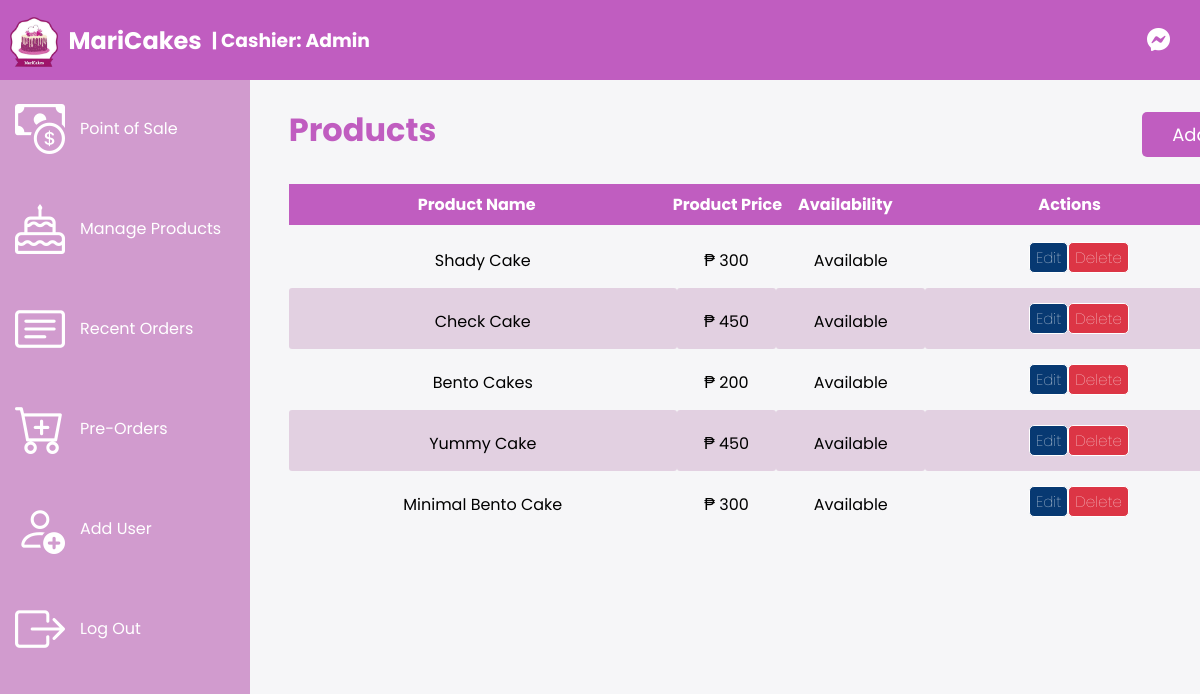
The app's page /maricakes/php/add_product.php (signed in) with its own data.
### tables this page shows
CREATE TABLE `products` (
  `pro_id` int(50) NOT NULL,
  `pro_name` varchar(50) NOT NULL,
  `pro_price` varchar(50) NOT NULL,
  `pro_img` varchar(255) NOT NULL,
  `availability` varchar(50) NOT NULL
);

### maricakes/process/product_list.php (the view)
<?php
if (mysqli_num_rows($all_products) == 0) {
    ?>
    <tr class="table-row">
        <td class="tbl-col-1">No products available</td>
        <td class="tbl-col-1">No products available</td>
        <td class="tbl-col-1">No products available</td>
        <td class="tbl-col-1">No products available</td>
    </tr>
    <?php
        if(isset($_POST['edit'])) {
            echo $_POST['hidden'];
        }
    ?>
    <?php
} else {
    while ($row = mysqli_fetch_assoc($all_products)) {
        ?>
        <tr class="table-row">
            <td class="tbl-col-1">
                <?php echo $row["pro_name"]; ?>
            </td>
            <td>₱
                <?php echo $row["pro_price"]; ?>
            </td>
            <td style="width: 150px;">
                <?php echo $row["availability"]; ?>
            </td>
            <td class="tbl-col-4"><button class="edit edit-product" name="edit" onclick="openModal()" data-product-id="<?php echo $row["pro_id"]; ?>">Edit</button><button class="delete delete-product" data-product-id="<?php echo $row["pro_id"]; ?>">Delete</button></td>
        </tr>
        <?php
    }
}
?>

### maricakes/assets/css/style.css (style rules this page uses)
* { box-sizing: border-box; margin: 0; font-family: 'Poppins', sans-serif; }
tbody td { padding-top: 15px; }
tbody td:first-child { width: 192px; }
td:last-child { text-align: center; width: 100px; }

### maricakes/assets/css/style_add.css (style rules this page uses)
* { margin: 0; padding: 0; font-family: 'Poppins', sans-serif; }
body { background: #f3f3f6b5; }
.cont-products-table th, .cont-products-table td, .tbl-orders th, .tbl-orders td { text-align: center; border-radius: 3px; }
.cont-products-table tr:nth-child(even) { background-color: #e2d0e1; }
td { padding: 8px; }
.tbl-col-1 { width: 320px }
.tbl-col-4 { width: 200px; }
.tbl-col-4 .delete { padding: 3px 6px; color: white; font-size: 15px; border: 1px solid; background: #dc3545; transition: 0.3s; border-radius: 5px; }
.tbl-col-4 .edit { padding: 3px 6px; color: white; font-size: 15px; border: 1px solid; background: rgb(53, 70, 220, 70, 220); transition: 0.3s; border-radius: 5px; }
.table-body td:first-child { width: 392px; }
.table-body td { width: 100px; }
.table-body td:last-child { width: 310px; padding: 15px; }

### maricakes/assets/css/addproduct.css (style rules this page uses)
* { box-sizing: border-box; margin: 0; font-family: 'Poppins', sans-serif; }
.edit-product { background-color: rgb(7, 57, 114); color: white; font-weight: 100; padding: 5px 10px; top: 0px; border-radius: 5px; position: relative; transition: 0.3s; border: none; cursor: pointer; }
.delete-product { background-color: rgb(114, 7, 7); color: white; font-weight: 100; padding: 5px 10px; top: 0px; border-radius: 5px; position: relative; transition: 0.3s; border: none; cursor: pointer; }

### records on screen
products: pro_name "Shady Cake", pro_price "300", availability "Available"
products: pro_name "Check Cake", pro_price "450", availability "Available"
products: pro_name "Bento Cakes", pro_price "200", availability "Available"
products: pro_name "Yummy Cake", pro_price "450", availability "Available"
products: pro_name "Minimal Bento Cake", pro_price "300", availability "Available"

### other values on screen
$_SESSION['username'] "Admin"
